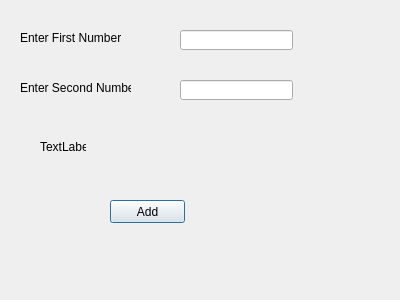
<?xml version="1.0" encoding="UTF-8"?>
<ui version="4.0">
 <class>Dialog</class>
 <widget class="QDialog" name="Dialog">
  <property name="geometry">
   <rect>
    <x>0</x>
    <y>0</y>
    <width>400</width>
    <height>300</height>
   </rect>
  </property>
  <property name="windowTitle">
   <string>Dialog</string>
  </property>
  <widget class="QLabel" name="label">
   <property name="geometry">
    <rect>
     <x>20</x>
     <y>30</y>
     <width>101</width>
     <height>16</height>
    </rect>
   </property>
   <property name="text">
    <string>Enter First Number</string>
   </property>
  </widget>
  <widget class="QLabel" name="label_2">
   <property name="geometry">
    <rect>
     <x>20</x>
     <y>80</y>
     <width>111</width>
     <height>16</height>
    </rect>
   </property>
   <property name="text">
    <string>Enter Second Number</string>
   </property>
  </widget>
  <widget class="QLabel" name="label_3">
   <property name="geometry">
    <rect>
     <x>40</x>
     <y>140</y>
     <width>46</width>
     <height>13</height>
    </rect>
   </property>
   <property name="text">
    <string>TextLabel</string>
   </property>
  </widget>
  <widget class="QLineEdit" name="lineEdit">
   <property name="geometry">
    <rect>
     <x>180</x>
     <y>30</y>
     <width>113</width>
     <height>20</height>
    </rect>
   </property>
  </widget>
  <widget class="QLineEdit" name="lineEdit_2">
   <property name="geometry">
    <rect>
     <x>180</x>
     <y>80</y>
     <width>113</width>
     <height>20</height>
    </rect>
   </property>
  </widget>
  <widget class="QPushButton" name="pushButton">
   <property name="geometry">
    <rect>
     <x>110</x>
     <y>200</y>
     <width>75</width>
     <height>23</height>
    </rect>
   </property>
   <property name="text">
    <string>Add</string>
   </property>
  </widget>
 </widget>
 <resources/>
 <connections/>
</ui>
